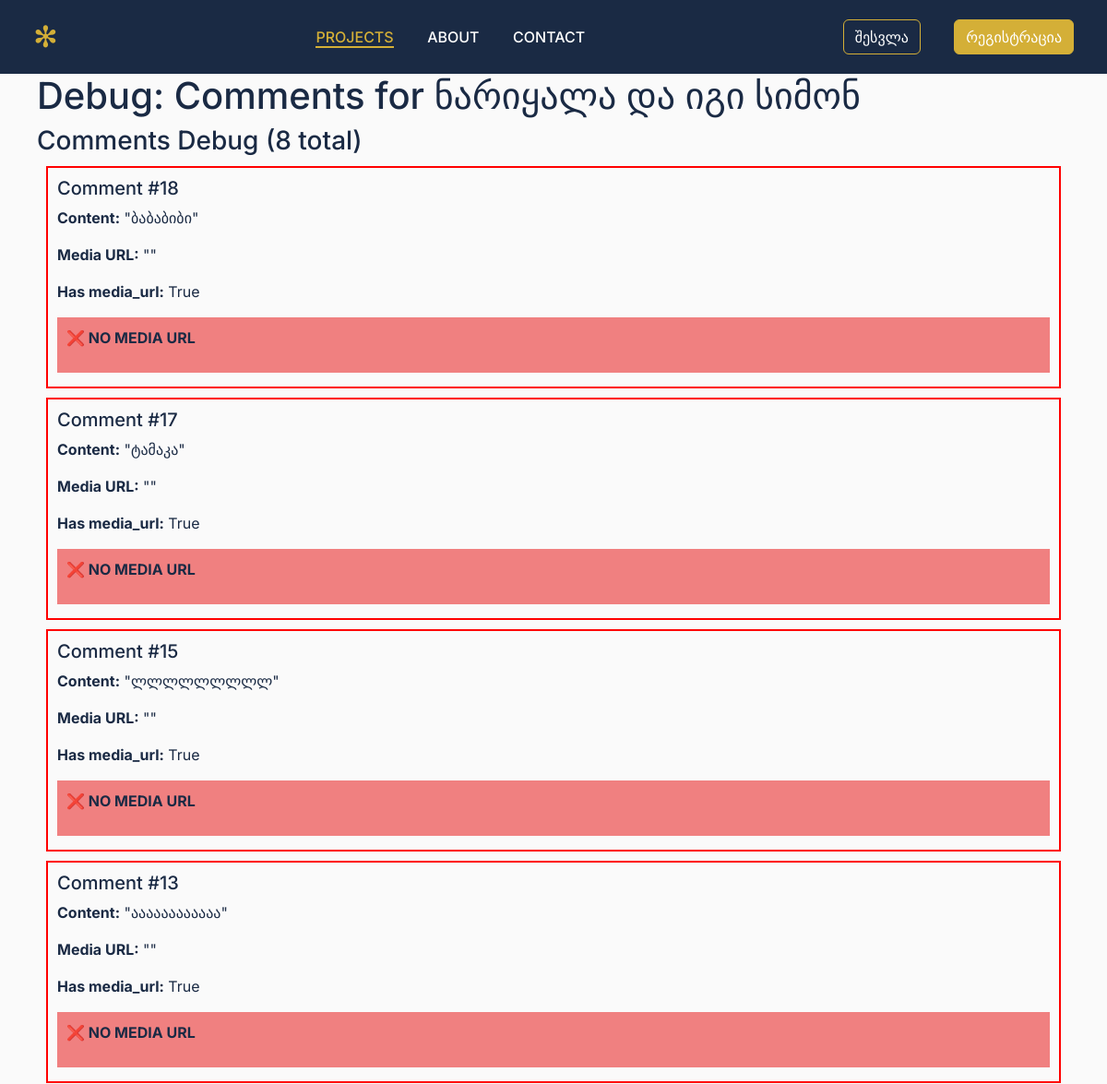
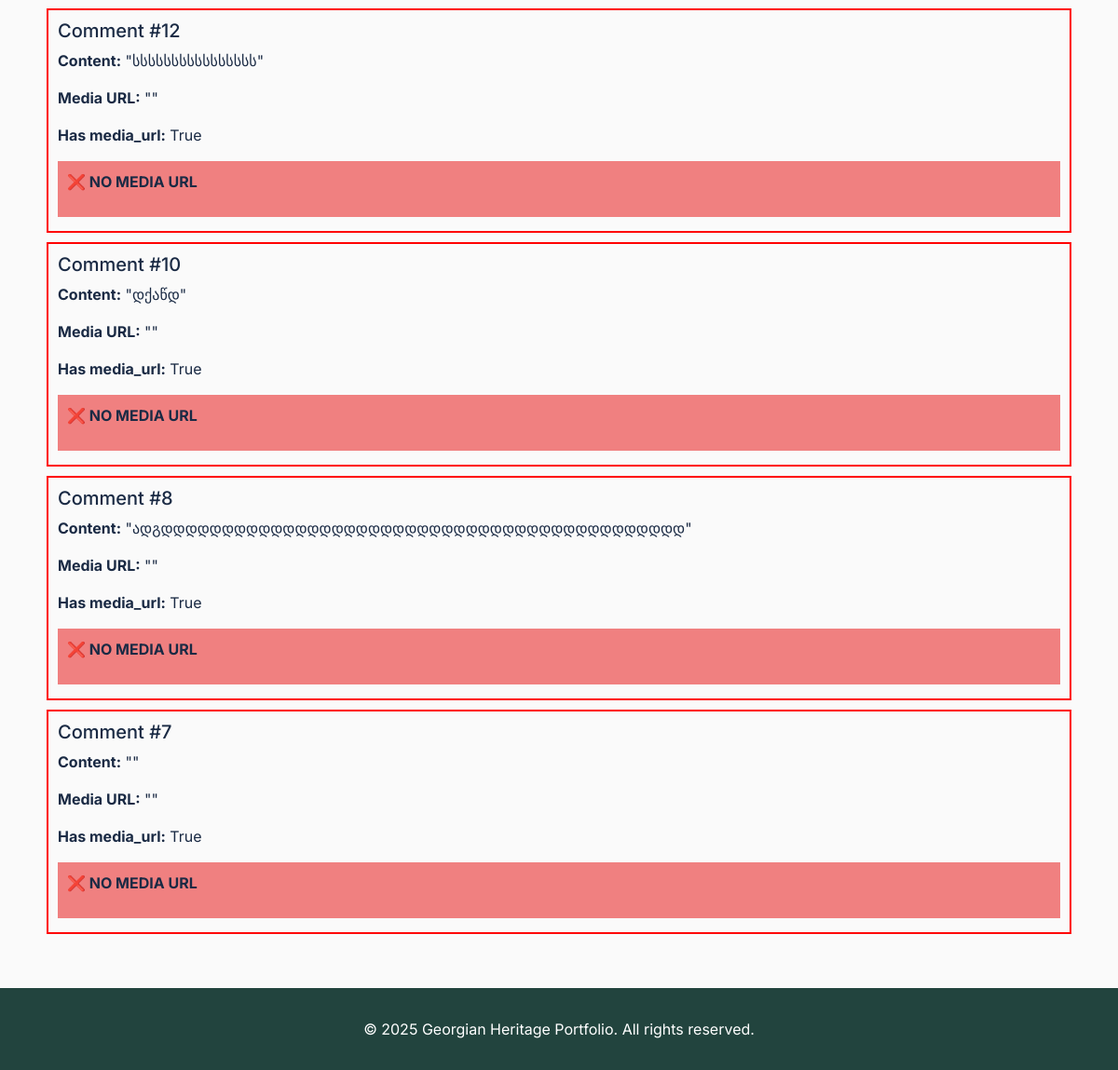
The page /debug/project/project_2 on the database as committed earlier (2 pictures, top to bottom).
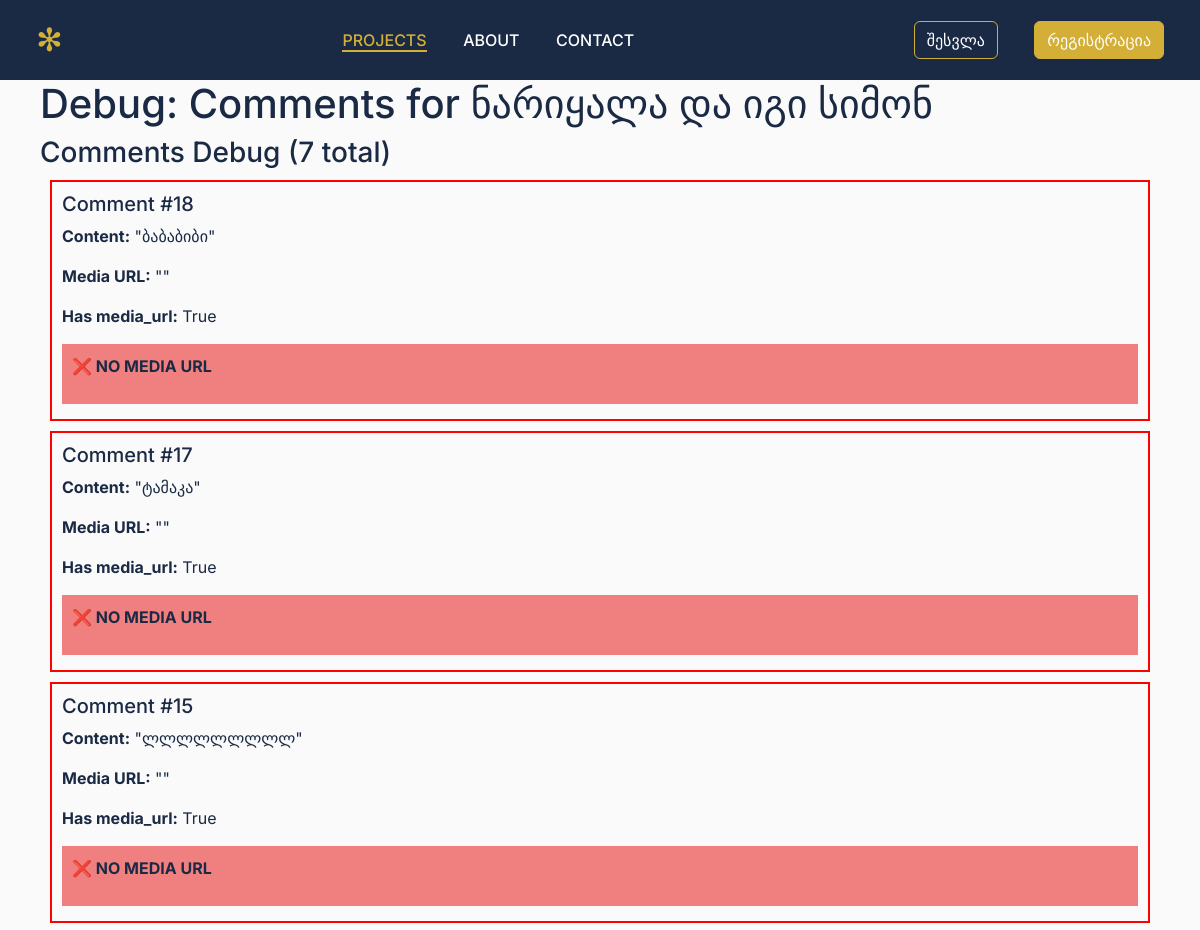
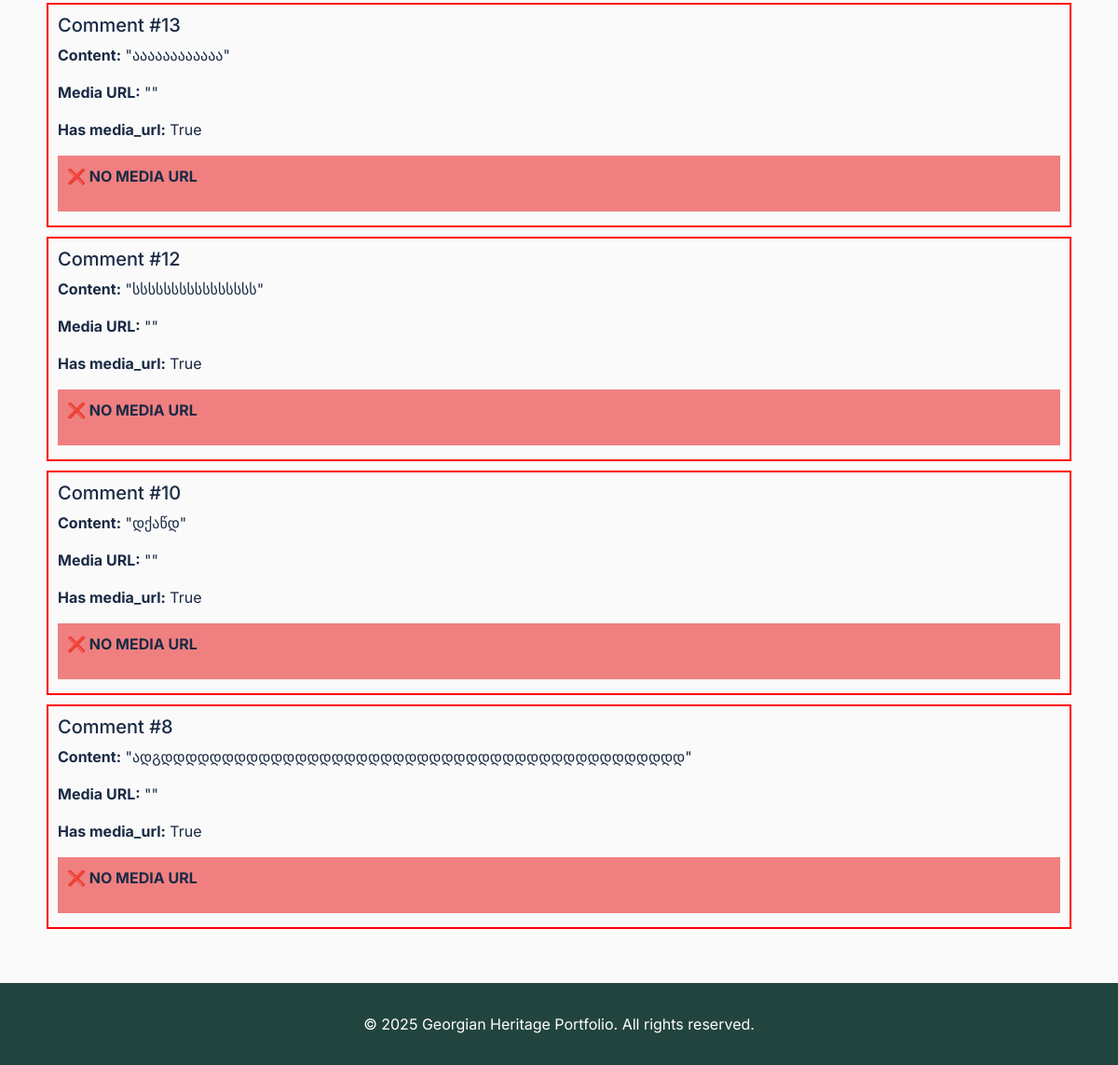
The same page on the database as committed later (2 pictures, top to bottom).
### models.py (models this page shows, shortened)
class Comment(db.Model):
    id = db.Column(db.Integer, primary_key=True)
    content = db.Column(db.Text, nullable=False)
    project_id = db.Column(db.String(50), nullable=False)
    user_id = db.Column(db.Integer, db.ForeignKey('user.id'), nullable=False)  # Required for registered users only
    parent_id = db.Column(db.Integer, db.ForeignKey('comment.id'), nullable=True)
    media_urls = db.Column(db.Text, nullable=True)  # JSON array of Cloudinary URLs
    created_at = db.Column(db.DateTime, default=datetime.utcnow)
    replies = db.relationship('Comment', backref=db.backref('parent', remote_side=[id]), lazy=True)
    likes = db.relationship('Like', backref='comment', lazy=True, cascade='all, delete-orphan')

### app.py (the view)
@app.route('/debug/project/<project_id>')
def debug_project_detail(project_id):
    projects = load_projects()
    project = next((p for p in projects if p['id'] == project_id), None)
    if not project:
        return 'Project not found', 404
    comments = Comment.query.filter_by(project_id=project_id, parent_id=None).order_by(Comment.created_at.desc()).all()
    return render_template('debug_comments.html', project=project, comments=comments)

### templates/debug_comments.html (shortened to what this page needs)
{% extends 'base.html' %}
{% block content %}
<div class="container">
    <h1>Debug: Comments for {{ project.title }}</h1>
    <div class="row">
        <div class="col-12">
            <h3>Comments Debug ({{ comments|length }} total)</h3>
            {% for comment in comments %}
            <div style="border: 2px solid {% if comment.media_url %}green{% else %}red{% endif %}; margin: 10px; padding: 10px;">
                <h5>Comment #{{ comment.id }}</h5>
                <p><strong>Content:</strong> "{{ comment.content }}"</p>
                <p><strong>Media URL:</strong> "{{ comment.media_url }}"</p>
                <p><strong>Has media_url:</strong> {{ comment.media_url is not none }}</p>
                {% if comment.media_url %}
                <div style="background: lightgreen; padding: 10px; margin: 5px 0;">
                    <p><strong>✅ HAS MEDIA URL</strong></p>
                    <p>URL starts with http: {{ comment.media_url.startswith('http') }}</p>
                    <p>URL ends with image ext: {{ comment.media_url.endswith(('.jpg', '.jpeg', '.png', '.gif')) }}</p>
                    <p>URL contains 'image': {{ 'image' in comment.media_url }}</p>
                    <div style="border: 2px solid blue; padding: 10px; margin: 10px 0;">
                        <p><strong>Image Preview:</strong></p>
                        <img src="{{ comment.media_url }}"
                             onclick="openImageModal(this.src)"
                             style="max-width: 200px; cursor: pointer; border: 3px solid red;"
                             alt="Comment Image"
                             onerror="this.style.border='3px solid red'; this.alt='IMAGE FAILED TO LOAD';">
                        <p><em>Click image above to test modal</em></p>
                    </div>
                </div>
                {% else %}
                <div style="background: lightcoral; padding: 10px; margin: 5px 0;">
                    <p><strong>❌ NO MEDIA URL</strong></p>
                </div>
                {% endif %}
            </div>
            {% endfor %}
        </div>
    </div>
</div>
{% endblock %}

Rows that differ between the two databases and show on the page:
removed Comment: id "7", media_url "True"
Other text that changed with them:
{{ comments|length }}: "8" → "7"
